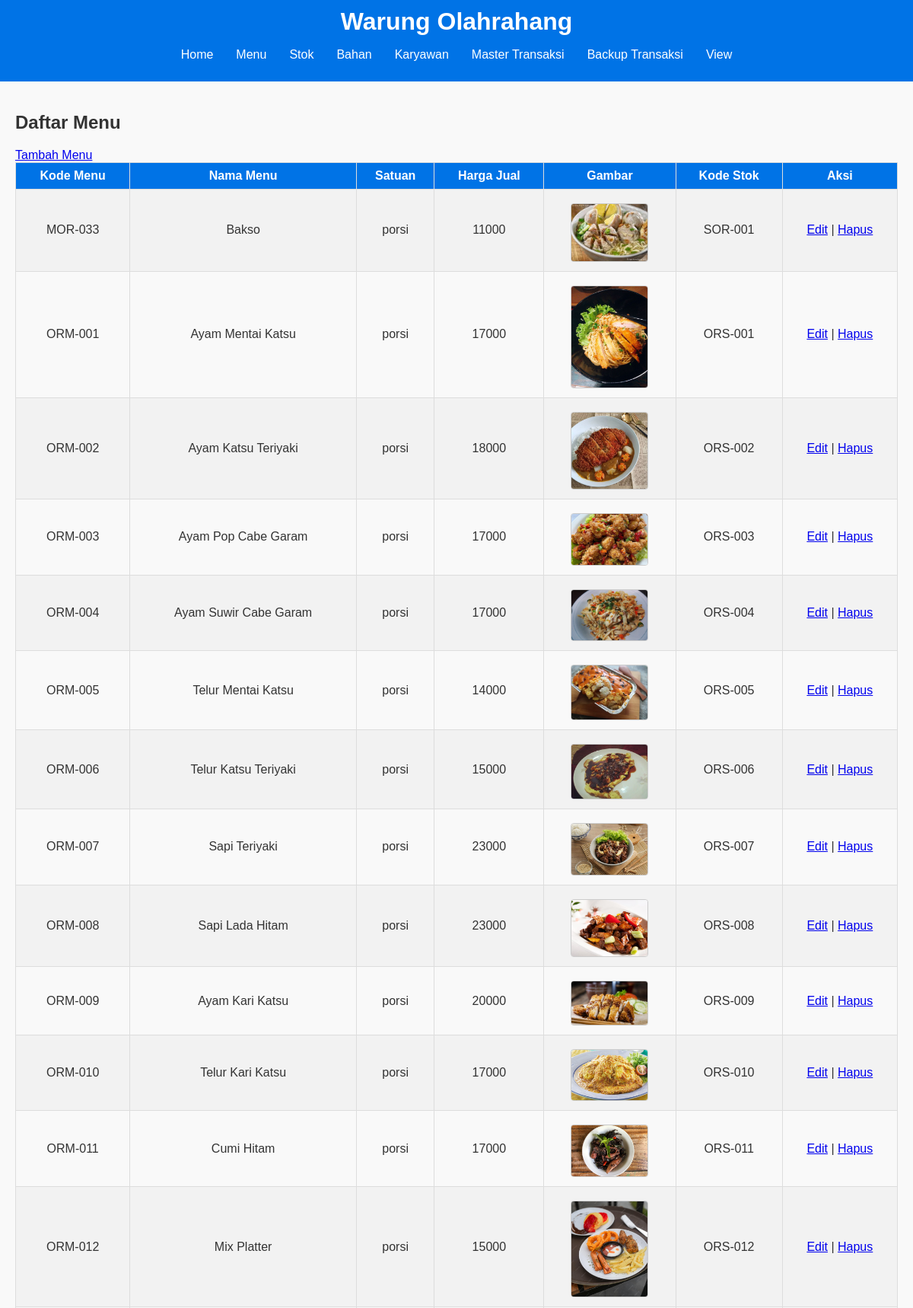
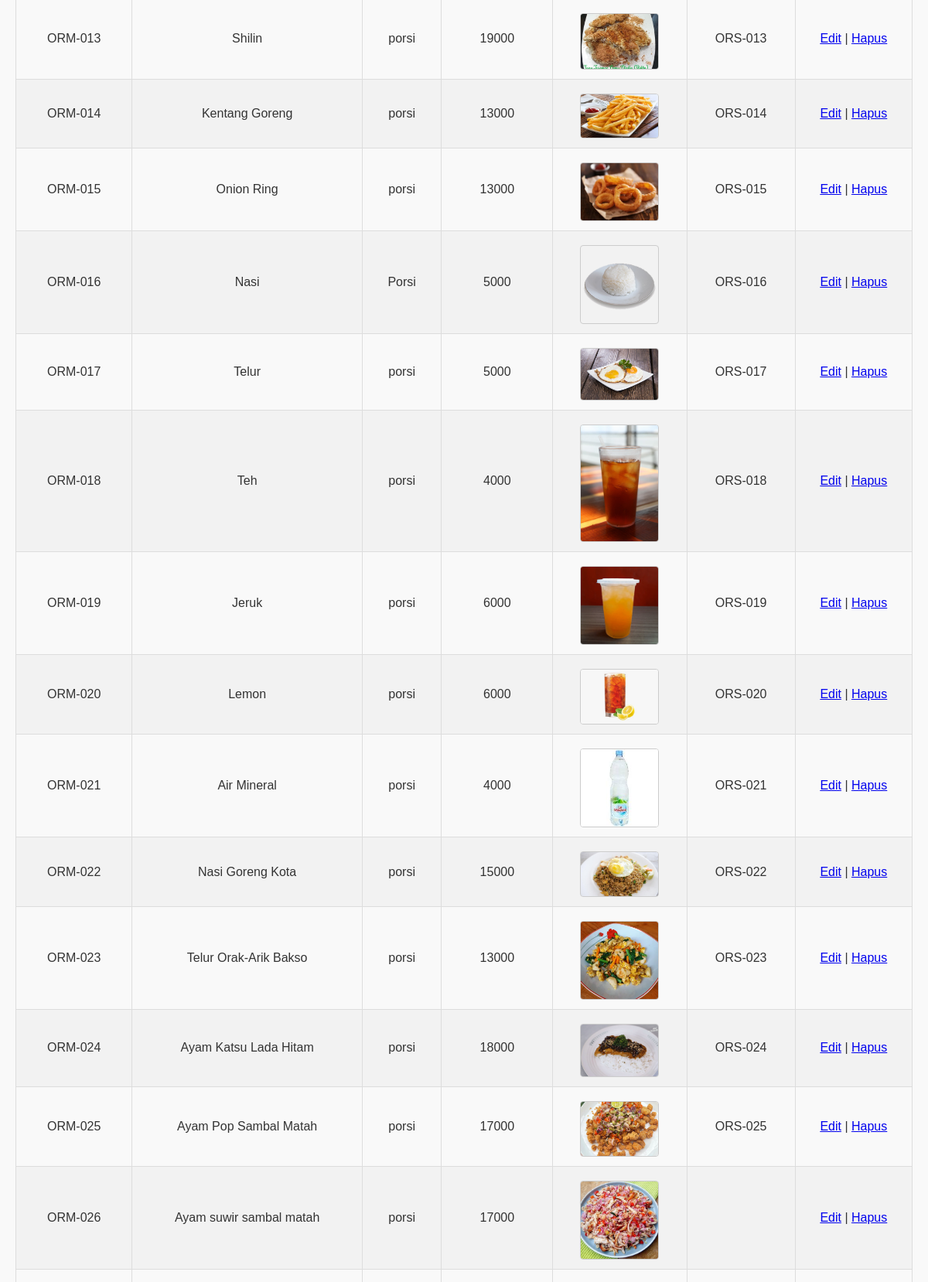
Page /menu/index.php (upper part) on the committed database (2 pictures, top to bottom).
### tables this page shows
CREATE TABLE `menu` (
  `kd_menu` char(10) NOT NULL,
  `nm_menu` char(30) NOT NULL,
  `satuan` char(10) NOT NULL,
  `hrg_jual` int(10) NOT NULL,
  `gbr` blob DEFAULT NULL,
  `kd_stok` char(10) DEFAULT NULL
);

### menu/index.php (the view, shortened to what this page needs)
<?php include('../partials/header.php'); ?>
<?php include('../config/database.php'); ?>
<div class="container">
    <h2>Daftar Menu</h2>
    <a href="insert.php">Tambah Menu</a>
    <table class="data-table">
        <tr>
            <th>Kode Menu</th>
            <th>Nama Menu</th>
            <th>Satuan</th>
            <th>Harga Jual</th>
            <th>Gambar</th>
            <th>Kode Stok</th>
            <th>Aksi</th>
        </tr>
        <?php
        $sql = "SELECT m.kd_menu, m.nm_menu, m.satuan, m.hrg_jual, m.gbr, m.kd_stok, s.kd_stok AS kd_stok_stok
                FROM menu m
                LEFT JOIN stok s ON m.kd_stok = s.kd_stok";
        $result = $conn->query($sql);
        if ($result->num_rows > 0) {
            while($row = $result->fetch_assoc()) {
                echo "<tr>
                        <td>{$row['kd_menu']}</td>
                        <td>{$row['nm_menu']}</td>
                        <td>{$row['satuan']}</td>
                        <td>{$row['hrg_jual']}</td>
                        <td><img src='../images/menu/{$row['gbr']}' alt='{$row['nm_menu']}' class='thumbnail'></td>
                        <td>{$row['kd_stok']}</td>
                        <td>
                            <a href='update.php?kd_menu={$row['kd_menu']}'>Edit</a> |
                            <a href='delete.php?kd_menu={$row['kd_menu']}' onclick='return confirm(\"Apakah anda yakin ingin menghapus menu ini?\");'>Hapus</a>
                        </td>
                      </tr>";
            }
        } else {
            echo "<tr><td colspan='7'>Tidak ada data</td></tr>";
        }
        ?>
    </table>
</div>

### partials/header.php (shortened to what this page needs)
<!DOCTYPE html>
<html lang="en">
<head>
    <link rel="stylesheet" href="/warungolahrahang/css/style.css">
</head>
<body>
    <header>
        <h1>Warung Olahrahang</h1>
        <nav>
            <ul>
                <li><a href="/warungolahrahang/index.php">Home</a></li>
                <li><a href="/warungolahrahang/menu/index.php">Menu</a></li>
                <li><a href="/warungolahrahang/stok/index.php">Stok</a></li>
                <li><a href="/warungolahrahang/bahan/index.php">Bahan</a></li>
                <li><a href="/warungolahrahang/karyawan/index.php">Karyawan</a></li>
                <li><a href="/warungolahrahang/mtrs/index.php">Master Transaksi</a></li>
                <li><a href="/warungolahrahang/trs_backup/index.php">Backup Transaksi</a></li>
                <li><a href="/warungolahrahang/views/index.php">View</a></li>
            </ul>
        </nav>
    </header>
</body>
</html>

### css/style.css (style rules this page uses)
body { font-family: Arial, sans-serif; margin: 0; padding: 0; background-color: #f9f9f9; color: #333; }
header { background-color: #0073e6; color: #fff; padding: 10px 0; text-align: center; }
header h1 { margin: 0; }
nav ul { list-style-type: none; padding: 0; display: flex; justify-content: center; }
nav ul li { margin: 0 15px; }
nav ul li a { color: #fff; text-decoration: none; }
.container { padding: 20px; margin-bottom: 80px; }
.data-table { width: 100%; border-collapse: collapse; margin-bottom: 20px; }
.data-table th, .data-table td { border: 1px solid #ddd; padding: 8px; text-align: center; }
.data-table th { background-color: #0073e6; color: white; }
.data-table tr:nth-child(even) { background-color: #f2f2f2; }
.thumbnail { width: 100px; height: auto; margin-top: 10px; border: 1px solid #ccc; border-radius: 4px; }

### rows in the picture
menu: kd_menu "MOR-033", nm_menu "Bakso", satuan "porsi", hrg_jual "11000", gbr (picture), kd_stok "SOR-001"
menu: kd_menu "ORM-001", nm_menu "Ayam Mentai Katsu", satuan "porsi", hrg_jual "17000", gbr+nm_menu (picture), kd_stok "ORS-001"
menu: kd_menu "ORM-002", nm_menu "Ayam Katsu Teriyaki", satuan "porsi", hrg_jual "18000", gbr (picture), kd_stok "ORS-002"
menu: kd_menu "ORM-003", nm_menu "Ayam Pop Cabe Garam", satuan "porsi", hrg_jual "17000", gbr (picture), kd_stok "ORS-003"
menu: kd_menu "ORM-004", nm_menu "Ayam Suwir Cabe Garam", satuan "porsi", hrg_jual "17000", gbr (picture), kd_stok "ORS-004"
menu: kd_menu "ORM-005", nm_menu "Telur Mentai Katsu", satuan "porsi", hrg_jual "14000", gbr (picture), kd_stok "ORS-005"
menu: kd_menu "ORM-006", nm_menu "Telur Katsu Teriyaki", satuan "porsi", hrg_jual "15000", gbr (picture), kd_stok "ORS-006"
menu: kd_menu "ORM-007", nm_menu "Sapi Teriyaki", satuan "porsi", hrg_jual "23000", gbr (picture), kd_stok "ORS-007"
menu: kd_menu "ORM-008", nm_menu "Sapi Lada Hitam", satuan "porsi", hrg_jual "23000", gbr (picture), kd_stok "ORS-008"
menu: kd_menu "ORM-009", nm_menu "Ayam Kari Katsu", satuan "porsi", hrg_jual "20000", gbr (picture), kd_stok "ORS-009"
menu: kd_menu "ORM-010", nm_menu "Telur Kari Katsu", satuan "porsi", hrg_jual "17000", gbr (picture), kd_stok "ORS-010"
menu: kd_menu "ORM-011", nm_menu "Cumi Hitam", satuan "porsi", hrg_jual "17000", gbr (picture), kd_stok "ORS-011"
menu: kd_menu "ORM-012", nm_menu "Mix Platter", satuan "porsi", hrg_jual "15000", gbr (picture), kd_stok "ORS-012"
menu: kd_menu "ORM-013", nm_menu "Shilin", satuan "porsi", hrg_jual "19000", gbr (picture), kd_stok "ORS-013"
menu: kd_menu "ORM-014", nm_menu "Kentang Goreng", satuan "porsi", hrg_jual "13000", gbr (picture), kd_stok "ORS-014"
menu: kd_menu "ORM-015", nm_menu "Onion Ring", satuan "porsi", hrg_jual "13000", gbr (picture), kd_stok "ORS-015"
menu: kd_menu "ORM-016", nm_menu "Nasi", satuan "Porsi", hrg_jual "5000", gbr (picture), kd_stok "ORS-016"
menu: kd_menu "ORM-017", nm_menu "Telur", satuan "porsi", hrg_jual "5000", gbr (picture), kd_stok "ORS-017"
menu: kd_menu "ORM-018", nm_menu "Teh", satuan "porsi", hrg_jual "4000", gbr (picture), kd_stok "ORS-018"
menu: kd_menu "ORM-019", nm_menu "Jeruk", satuan "porsi", hrg_jual "6000", gbr (picture), kd_stok "ORS-019"
menu: kd_menu "ORM-020", nm_menu "Lemon", satuan "porsi", hrg_jual "6000", gbr (picture), kd_stok "ORS-020"
menu: kd_menu "ORM-021", nm_menu "Air Mineral", satuan "porsi", hrg_jual "4000", gbr (picture), kd_stok "ORS-021"
menu: kd_menu "ORM-022", nm_menu "Nasi Goreng Kota", satuan "porsi", hrg_jual "15000", gbr (picture), kd_stok "ORS-022"
menu: kd_menu "ORM-023", nm_menu "Telur Orak-Arik Bakso", satuan "porsi", hrg_jual "13000", gbr (picture), kd_stok "ORS-023"
menu: kd_menu "ORM-024", nm_menu "Ayam Katsu Lada Hitam", satuan "porsi", hrg_jual "18000", gbr (picture), kd_stok "ORS-024"
menu: kd_menu "ORM-025", nm_menu "Ayam Pop Sambal Matah", satuan "porsi", hrg_jual "17000", gbr (picture), kd_stok "ORS-025"
menu: kd_menu "ORM-026", nm_menu "Ayam suwir sambal matah", satuan "porsi", hrg_jual "17000", gbr (picture)
